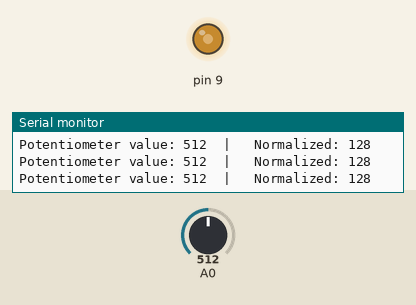
This sketch was run on a simulated Arduino Uno, built with avr-gcc and run on an emulated ATmega328P. Shown: output pins drawn as LEDs (lit = HIGH), the last lines printed to the serial monitor. Inputs (shaded band) come from the test bench; at power-on: A0 = 512.

Above: at 1.2 s.
1.3 s: A0 set to 716
At 2.6 s:
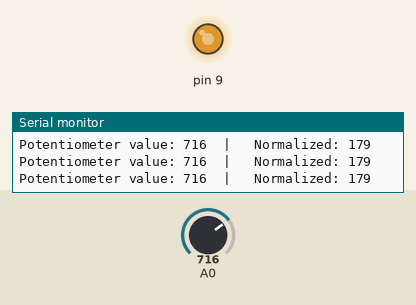
2.9 s: A0 set to 900
At 4.2 s:
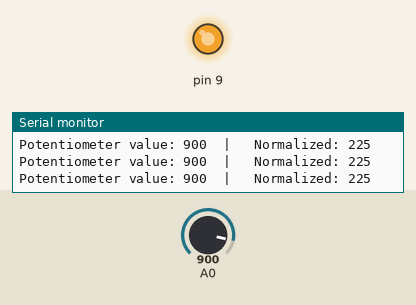
4.5 s: A0 set to 122
At 5.8 s:
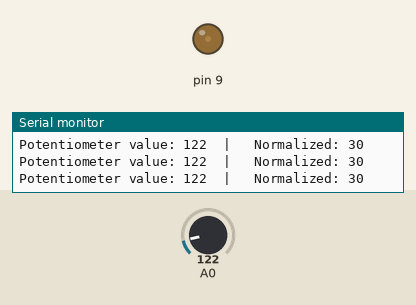
6.1 s: A0 set to 105
At 7.5 s:
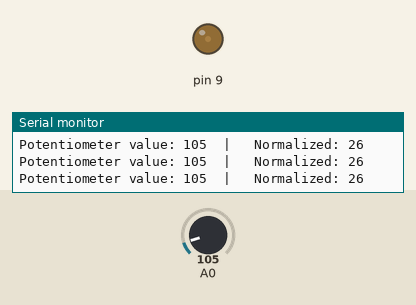
9.1 s: A0 set to 93
At 10.6 s:
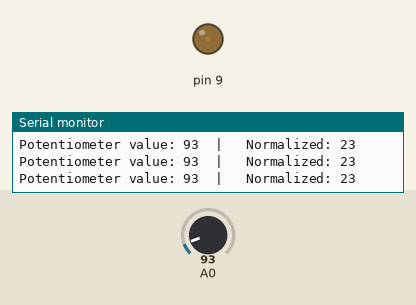
12.1 s: A0 set to 0
At 13.6 s:
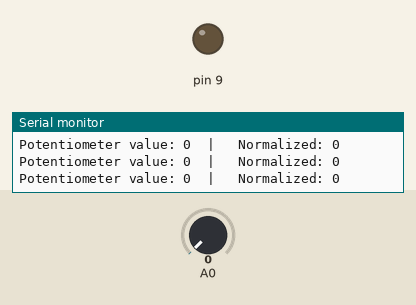
Timing chart, 0 to 14.7 s (numbered marks = the images above; inputs shaded):
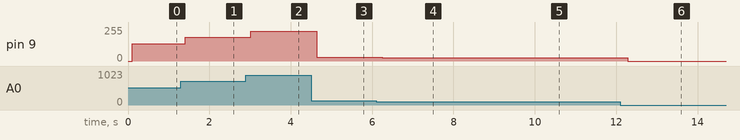

Measured:
- after the input at 1.3 s, pin 9: 128/255 → 179/255 after 0.11 s
- after the input at 2.9 s, pin 9: 179/255 → 225/255 after 0.12 s
- after the input at 4.5 s, pin 9: 225/255 → 30/255 after 0.13 s
- after the input at 6.1 s, pin 9: 30/255 → 26/255 after 0.15 s
- after the input at 9.1 s, pin 9: 26/255 → 23/255 after 0.17 s
- after the input at 12.1 s, pin 9: 23/255 → 0/255 after 0.19 s

The sketch:

3.Potentiometer.ino
```cpp
void setup() {
  Serial.begin(9600);

    pinMode(9, OUTPUT);  // Пин 9 - выход светодиода
    pinMode(A0, INPUT); // Аналоговый выход  А0 - Потенциометр
}

void loop() {
  int val = analogRead(A0);  // Чтение с A0 (0-1023)

  val = printValues(val);
  delay(100);
  analogWrite(9, val);
}

// Функция отображения в консоли
int printValues(int val) {
  Serial.print("Potentiometer value: ");
  Serial.print(val);
  Serial.print("  |  ");
  Serial.print(" Normalized: ");
  val = val / 4; // Нормализация
  Serial.print(val);
  Serial.println();
  return val;
}
```
